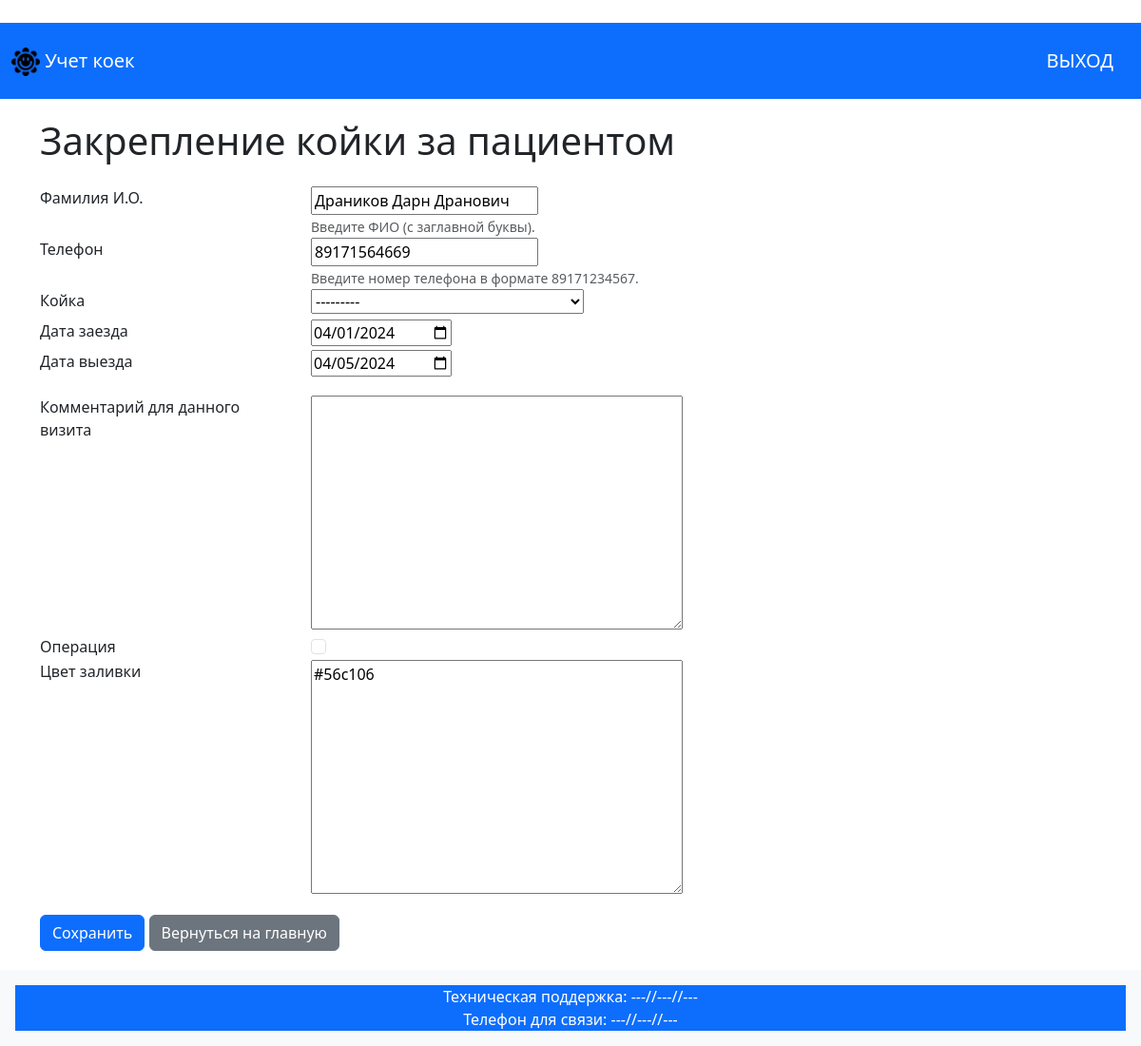
Page /dranikov-darn-dranovich-1-2024-04-01/edit-occupy-ward/37/ (signed in) on the committed database.
### patients/models.py (models this page shows, shortened)
class OccupyWardModel(models.Model):
    full_name = models.CharField(
        max_length=STRING_MAX_LENGTH,
        verbose_name='Фамилия И.О.'
    )
    telephone = models.CharField(
        max_length=STRING_MAX_LENGTH,
        verbose_name='Телефон',
        blank=True,
    )
    bed = models.ForeignKey(
        BedModel,
        on_delete=models.CASCADE,
        verbose_name='Койка',
    )
    date_checkin = models.DateField(
        verbose_name='Дата заселения',
        default=timezone.now,
        null=True,
    )
    date_checkout = models.DateField(
        verbose_name='Дата выселения',
        default=timezone.now().date() + timezone.timedelta(days=3),
        null=True,
    )
    comment = models.TextField(
        blank=True,
        verbose_name='Комментарий'
    )
    operation = models.BooleanField(
        default=False,
        verbose_name='Операция'
    )
    color = RGBColorField(
        default='#8B0000',
        verbose_name='Цвет заливки',
        help_text='Выберите цвет заливки для пациента'
    )
    slug = models.SlugField(
        verbose_name='Слаг',
        unique=True,
        editable=False,
    )
    class Meta:
        verbose_name = 'Заселенная койка'
        verbose_name_plural = 'Заселенные койки'

### pilgrim/views.py (the view)
# urls.py: path('<str:ward_slug>/edit-occupy-ward/<int:pk>/', edit_occupy_ward, name='edit_occupy_ward'),
@login_required
def edit_occupy_ward(request, pk, ward_slug):
    occupy_instance = OccupyWardModel.objects.get(id=pk)
    date_checkin = occupy_instance.date_checkin
    date_checkout = occupy_instance.date_checkout
    department_slug = occupy_instance.bed.ward.department.slug
    year = occupy_instance.date_checkin.year
    month = occupy_instance.date_checkin.month
    user = request.user
    if request.method == 'POST':
        form = OccupyWardForm(request.POST, instance=occupy_instance, ward_slug=ward_slug)
        if form.is_valid():
            if user.department.slug == occupy_instance.bed.ward.department.slug:
                form.save()
                return redirect('account_beds', department_slug=occupy_instance.bed.ward.department.slug, year=occupy_instance.date_checkin.year, month=occupy_instance.date_checkin.month)
            else:
                return redirect('error_page')
    else:
        initial_data = {
            'bed': occupy_instance.bed.id,
            'date_checkin': date_checkin.strftime('%Y-%m-%d'),
            'date_checkout': date_checkout.strftime('%Y-%m-%d'),
            'full_name': occupy_instance.full_name,  # Добавьте это
            'telephone': occupy_instance.telephone,  # И это
            'color': occupy_instance.color  # И это
        }
        form = OccupyWardForm(initial=initial_data, user=user, ward_slug=ward_slug)
    context = {
        'form': form,
        'occupy_id': pk,
        'department_slug': department_slug,
        'year': year,
        'month': month
    }
    return render(request, 'edit_occupy_ward.html', context)

### patients/forms.py (shortened to what this page needs)
class OccupyWardForm(forms.ModelForm):
    date_checkin = forms.DateField(widget=forms.DateInput(attrs={'type': 'date'}))
    date_checkout = forms.DateField(widget=forms.DateInput(attrs={'type': 'date'}))
    class Meta:
        model = OccupyWardModel
        fields = ['full_name', 'telephone', 'bed', 'date_checkin', 'date_checkout', 'comment', 'operation', 'color']
    def __init__(self, *args, **kwargs):
        user = kwargs.pop('user', None)
        ward_slug = kwargs.pop('ward_slug', None)
        super(OccupyWardForm, self).__init__(*args, **kwargs)
        if ward_slug and user:
            self.fields['bed'].queryset = BedModel.objects.filter(
                ward__department__slug=user.department.slug
            )

### department/models.py (called while the page is built)
    def __str__(self):
        return f'Койка №{self.number}, палата №{self.ward.name}, {self.ward.department.name}'

### templates/edit_occupy_ward.html (shortened to what this page needs)
{% extends 'base.html' %}
{% block body_site_page %}
<div class="container">
    <h1>Закрепление койки за пациентом</h1>
    <form method="post" class="mt-4">
        <div class="row">
            <div class="col-3">
                <label for="full_name" class="form-label">Фамилия И.О.</label>
            </div>
            <div class="col-9">
                {{ form.full_name }}<br>
                <small class="form-text text-muted">Введите ФИО (с заглавной буквы).</small>
            </div>
        </div>
        <div class="row">
            <div class="col-3">
                <label for="telephone" class="form-label">Телефон</label>
            </div>
            <div class="col-9">
                {{ form.telephone }}<br>
                <small class="form-text text-muted">Введите номер телефона в формате 89171234567.</small>
            </div>
        </div>
        <div class="row">
            <div class="col-3">
                <label for="bed" class="form-label">Койка</label>
            </div>
            <div class="col-9">
                {{ form.bed }}
            </div>
        </div>
        <div class="row">
            <div class="col-3">
                <label for="date_checkin" class="form-label">Дата заезда</label>
            </div>
            <div class="col-9">
                {{ form.date_checkin }}
            </div>
        </div>
        <div class="row">
            <div class="col-3">
                <label for="date_checkout" class="form-label">Дата выезда</label>
            </div>
            <div class="col-9">
                {{ form.date_checkout }}
            </div>
        </div>
        <div class="row">
            <div class="col-3">
                <label for="comment" class="form-label">Комментарий для данного визита</label>
            </div>
            <div class="col-9">
                {{ form.comment }}
            </div>
        </div>
        <div class="row">
            <div class="col-3">
                <label class="form-check-label">Операция</label>
            </div>
            <div class="col-9">
                <div class="form-check">
                    <input type="checkbox" class="form-check-input" id="operation" name="operation">
                </div>
            </div>
        </div>
        <div class="row">
            <div class="col-3">
                <label for="color" class="form-label">Цвет заливки</label>
            </div>
            <div class="col-9">
                {{ form.color }}
            </div>
        </div>
        <button type="submit" class="btn btn-primary mt-3">Сохранить</button>
        <a href="{% url 'account_beds' department_slug=department_slug year=year month=month %}" class="btn btn-secondary mt-3">Вернуться на главную</a>
    </form>
</div>
{% endblock body_site_page %}

### templates/edit_occupy_ward.html (style rules this page uses)
.container { margin-top: 20px; margin-bottom: 20px; }

### rows in the picture
OccupyWardModel: full_name "Драников Дарн Дранович", telephone "89171564669", bed "---------", date_checkin "04/01/2024", date_checkout "04/05/2024", color "#56c106"
